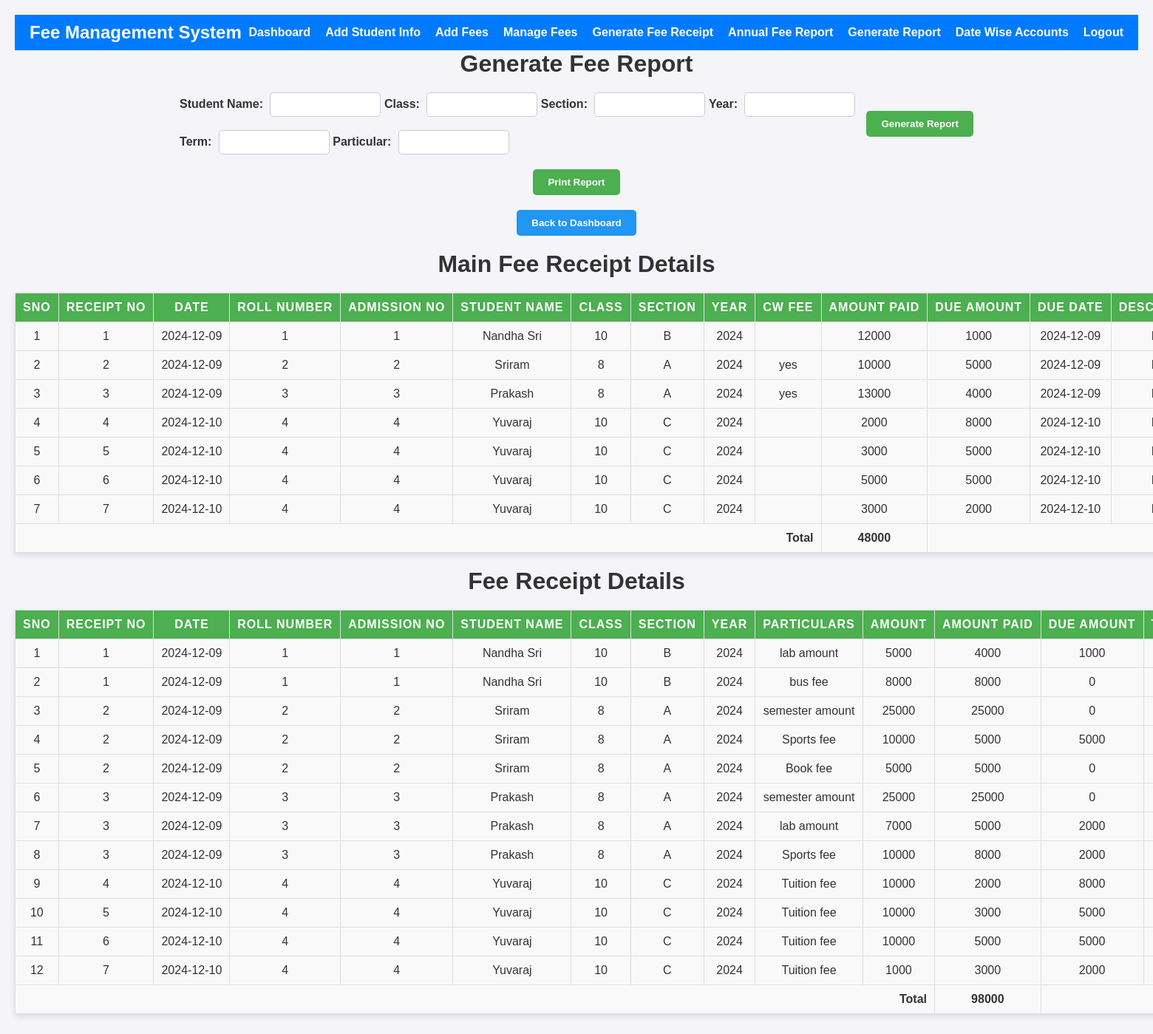
The app's page /fee_management/modules/generate_report.php with its own data.
### tables this page shows
CREATE TABLE `main_feereceipt` (
  `feereceipt_id` int(11) NOT NULL,
  `Sno` int(11) NOT NULL,
  `Feereceiptno` varchar(10) NOT NULL,
  `date` date NOT NULL DEFAULT current_timestamp(),
  `StudentRollNumber` varchar(20) NOT NULL,
  `addmissionno` varchar(10) NOT NULL,
  `Studentname` varchar(250) NOT NULL,
  `class` varchar(10) NOT NULL,
  `section` varchar(100) NOT NULL,
  `year` varchar(100) NOT NULL,
  `addclasswisefeeitem` varchar(50) DEFAULT NULL,
  `amountpaid` varchar(20) NOT NULL,
  `dueamount` varchar(20) NOT NULL,
  `term` varchar(20) DEFAULT NULL,
  `duedate` date NOT NULL DEFAULT current_timestamp(),
  `description` text NOT NULL
);

CREATE TABLE `feereceipt` (
  `id` int(11) NOT NULL,
  `Sno` int(11) NOT NULL,
  `Feereceiptno` varchar(10) NOT NULL,
  `date` date NOT NULL DEFAULT current_timestamp(),
  `StudentRollNumber` varchar(20) NOT NULL,
  `addmissionno` varchar(10) NOT NULL,
  `Studentname` varchar(250) NOT NULL,
  `class` varchar(10) NOT NULL,
  `section` varchar(100) NOT NULL,
  `year` varchar(100) NOT NULL,
  `particulars` varchar(280) NOT NULL,
  `amount` varchar(20) NOT NULL,
  `amountpaid` varchar(20) NOT NULL,
  `dueamount` varchar(20) NOT NULL,
  `term` varchar(20) NOT NULL,
  `duedate` date NOT NULL DEFAULT current_timestamp(),
  `description` text NOT NULL
);

CREATE TABLE `class_wise_fee` (
  `id` int(11) NOT NULL,
  `class` varchar(20) NOT NULL,
  `section` varchar(30) NOT NULL,
  `year` varchar(20) NOT NULL,
  `term` varchar(100) NOT NULL,
  `particulars` varchar(50) NOT NULL,
  `amount` varchar(50) NOT NULL
);

### fee_management/modules/generate_report.php (the view, shortened to what this page needs)
<?php
include '../config/db.php';
include '../template/header.php';
$Studentname = $_GET['Studentname'] ?? '';
$class = $_GET['class'] ?? '';
$section = $_GET['section'] ?? '';
$year = $_GET['year'] ?? '';
$particulars = $_GET['particulars'] ?? '';
$term = $_GET['term'] ?? '';
$query = "SELECT * FROM feereceipt WHERE 1=1";
$query .= " ORDER BY id ASC";
$stmt = $conn->prepare($query);
$stmt->execute();
$results = $stmt->fetchAll(PDO::FETCH_ASSOC);
$query2 = "SELECT * FROM class_wise_fee WHERE 1=1";
$stmt2 = $conn->prepare($query2);
$stmt2->execute();
$classWiseFeeResults = $stmt2->fetchAll(PDO::FETCH_ASSOC);
$query3 = "SELECT * FROM main_feereceipt WHERE 1=1";
$stmt3 = $conn->prepare($query3);
$stmt3->execute();
$mainFeereceiptResults = $stmt3->fetchAll(PDO::FETCH_ASSOC);
?>
<!DOCTYPE html>
<html lang="en">
<head>
</head>
<body>
    <h2>Generate Fee Report</h2>
   <form method="get" action="generate_report.php">
        <div class="form-row">
            <div class="form-group col-md-4">
                <label for="Studentname">Student Name:</label>
                <input type="text" id="Studentname" name="Studentname" value="<?= htmlspecialchars($Studentname) ?>">
                <label for="class">Class:</label>
                <input type="text" id="class" name="class" value="<?= htmlspecialchars($class) ?>">
                <label for="section">Section:</label>
                <input type="text" id="section" name="section" value="<?= htmlspecialchars($section) ?>">
                <label for="year">Year:</label>
                <input type="text" id="year" name="year" value="<?= htmlspecialchars($year) ?>">
            </div>
            <div class="form-group col-md-4">
                <label for="term">Term:</label>
                <input type="text" id="term" name="term" value="<?= htmlspecialchars($term) ?>">
                <label for="particulars">Particular:</label>
                <input type="text" id="particulars" name="particulars" value="<?= htmlspecialchars($particulars) ?>">
            </div>
        </div>
        <button type="submit">Generate Report</button>
    </form>
 <button id="printButton" onclick="printReport()">Print Report</button>
    <button id="backButton" onclick="window.location.href='../dashboard.php'">Back to Dashboard</button>
  <h2>Main Fee Receipt Details</h2>
    <table>
        <thead>
            <tr>
                <th>Sno</th>
                <th>Receipt No</th>
                <th>Date</th>
                <th>Roll Number</th>
                <th>Admission No</th>
                <th>Student Name</th>
                <th>Class</th>
                <th>Section</th>
                <th>Year</th>
                <th>CW Fee</th>
                <th>Amount Paid</th>
                <th>Due Amount</th>
                <th>Due Date</th>
                <th>Description</th>
            </tr>
        </thead>
        <tbody>
            <?php
            $totalMainAmountPaid = 0;
            $i=1;
            if (count($mainFeereceiptResults) > 0) {
                foreach ($mainFeereceiptResults as $row) {
                    $amountPaid = $row['amountpaid'] ?? 0;
                    $dueAmount = $row['dueamount'] ?? 0;
                    $totalMainAmountPaid += $amountPaid;
                    echo "<td>".$i++."</td>";
                    echo "<td>" . htmlspecialchars($row['Feereceiptno']) . "</td>";
                    echo "<td>" . htmlspecialchars($row['date']) . "</td>";
                    echo "<td>" . htmlspecialchars($row['StudentRollNumber']) . "</td>";
                    echo "<td>" . htmlspecialchars($row['addmissionno']) . "</td>";
                    echo "<td>" . htmlspecialchars($row['Studentname']) . "</td>";
                    echo "<td>" . htmlspecialchars($row['class']) . "</td>";
                    echo "<td>" . htmlspecialchars($row['section']) . "</td>";
                    echo "<td>" . htmlspecialchars($row['year']) . "</td>";
                    echo "<td>" . htmlspecialchars($row['addclasswisefeeitem']) . "</td>";
                    echo "<td>" . htmlspecialchars($amountPaid) . "</td>";
                    echo "<td>" . htmlspecialchars($dueAmount) . "</td>";
                    echo "<td>" . htmlspecialchars($row['duedate']) . "</td>";
                    echo "<td>" . htmlspecialchars($row['description']) . "</td>";
                }
                echo "<tr style='font-weight: bold; background-color: #f9f9f9;'>";
                echo "<td colspan='10' style='text-align: right;'>Total</td>";
                echo "<td>" . htmlspecialchars($totalMainAmountPaid) . "</td>";
                echo "<td colspan='3'></td>";
                echo "</tr>";
            } else {
                echo "<tr><td colspan='16'>No main fee receipt records found</td></tr>";
            }
            ?>
        </tbody>
    </table>
    <h2>Fee Receipt Details</h2>
    <table>
        <thead>
            <tr>
                <th>Sno</th>
                <th>Receipt No</th>
                <th>Date</th>
                <th>Roll Number</th>
                <th>Admission No</th>
                <th>Student Name</th>
                <th>Class</th>
                <th>Section</th>
                <th>Year</th>
                <th>Particulars</th>
                <th>Amount</th>
                <th>Amount Paid</th>
                <th>Due Amount</th>
                <th>Term</th>
            </tr>
        </thead>
        <tbody>
            <?php
            $totalAmountPaid = 0;
            $i=1;
              if (count($mainFeereceiptResults) > 0) {
                foreach ($mainFeereceiptResults as $mainrow) {
                    $mFeereceiptno=$mainrow['Feereceiptno'];
                     $date=$mainrow['date'];
                    $StudentRollNumber=$mainrow['StudentRollNumber'];
                    $addmissionno=$mainrow['addmissionno'];
                    $Studentname=$mainrow['Studentname'];$class=$mainrow['class'];
                    $section=$mainrow['section'];
                    $year=$mainrow['year'];
                    $addclasswisefeeitem=$mainrow['addclasswisefeeitem'];
                    $term=$mainrow['term'];
                if($addclasswisefeeitem=="yes")
                    {
                        foreach ($classWiseFeeResults as $cwfrow) {
                              $amount = $cwfrow['amount'] ?? 0;
                              $particulars = $cwfrow['particulars'] ?? 0;
                              $amountPaid = $amount;
                              $dueamount = 0;
                              echo "<tr>";
                    echo "<td>".$i++."</td>";
                    echo "<td>" . htmlspecialchars($mFeereceiptno) . "</td>";
                    echo "<td>" . htmlspecialchars($date). "</td>";
                    echo "<td>" . htmlspecialchars($StudentRollNumber). "</td>";
                    echo "<td>" . htmlspecialchars($addmissionno). "</td>";
                    echo "<td>" . htmlspecialchars($Studentname). "</td>";
                    echo "<td>" . htmlspecialchars($class). "</td>";
                    echo "<td>" . htmlspecialchars($section). "</td>";
                    echo "<td>" . htmlspecialchars($year). "</td>";
                    echo "<td>" . htmlspecialchars($particulars). "</td>";
                    echo "<td>" . htmlspecialchars($amount) . "</td>";
                    echo "<td>" . htmlspecialchars($amountPaid) . "</td>";
                    echo "<td>" . htmlspecialchars($dueamount) . "</td>";
                    echo "<td>" . htmlspecialchars($term). "</td>";
                    echo "</tr>";
                    $totalAmountPaid += $amountPaid;
                        }
                    }
            if (count($results) > 0) {
                foreach ($results as $row) {
                     $frFeereceiptno=$row['Feereceiptno'];
                    $particulars=$row['particulars'];
                    $amount = $row['amount'] ?? 0;
                     if($frFeereceiptno==$mFeereceiptno&&$particulars!=""&&$amount!="")
                     {
                    $amountPaid = $row['amountpaid'] ?? 0;
                    $totalAmountPaid += $amountPaid;
                    $dueamount=$row['dueamount'];
                    echo "<tr>";
                    echo "<td>".$i++."</td>";
                    echo "<td>" . htmlspecialchars($row['Feereceiptno'] ?? '') . "</td>";
                    echo "<td>" . htmlspecialchars($row['date'] ?? '') . "</td>";
                    echo "<td>" . htmlspecialchars($row['StudentRollNumber'] ?? '') . "</td>";
                    echo "<td>" . htmlspecialchars($row['addmissionno'] ?? '') . "</td>";
                    echo "<td>" . htmlspecialchars($row['Studentname'] ?? '') . "</td>";
                    echo "<td>" . htmlspecialchars($row['class'] ?? '') . "</td>";
                    echo "<td>" . htmlspecialchars($row['section'] ?? '') . "</td>";
                    echo "<td>" . htmlspecialchars($row['year'] ?? '') . "</td>";
                    echo "<td>" . htmlspecialchars($row['particulars'] ?? '') . "</td>";
                    echo "<td>" . htmlspecialchars($amount) . "</td>";
                    echo "<td>" . htmlspecialchars($amountPaid) . "</td>";
                    echo "<td>" . htmlspecialchars($dueamount) . "</td>";
                    echo "<td>" . htmlspecialchars($row['term'] ?? '') . "</td>";
                    echo "</tr>";
                }
                }
            }
        }
        echo "<tr style='font-weight: bold; background-color: #f9f9f9;'>";
                echo "<td colspan='11' style='text-align: right;'>Total</td>";
                echo "<td>" . htmlspecialchars($totalAmountPaid) . "</td>";
                echo "<td colspan='3'></td>";
                echo "</tr>";
            } else {
                echo "<tr><td colspan='15'>No records found</td></tr>";
            }
            ?>
        </tbody>
    </table>
</body>
</html>

### scholarship_management/assets/css/styles.css (style rules this page uses)
* { margin: 0; padding: 0; box-sizing: border-box; }
body { font-family: 'Segoe UI', Tahoma, Geneva, Verdana, sans-serif; background-color: #f0f2f5; padding: 20px; color: #333; }
h2 { font-size: 2rem; color: #007bff; text-align: center; margin-bottom: 20px; font-weight: bold; }
table { width: 100%; border-collapse: collapse; margin-bottom: 20px; table-layout: auto; }
th, td { padding: 10px; text-align: left; border-bottom: 2px solid #ddd; white-space: nowrap; }
th { background-color: #007bff; color: #fff; font-weight: bold; text-transform: uppercase; letter-spacing: 1px; }
td { background-color: #f9f9f9; }

### fee_management/modules/generate_report.php (style rules this page uses)
body { font-family: Arial, sans-serif; background-color: #f4f4f9; color: #333; margin: 0; padding: 20px; }
h2 { text-align: center; color: #333; margin-bottom: 20px; }
form { display: flex; justify-content: center; align-items: center; gap: 15px; margin-bottom: 20px; }
form label { font-weight: bold; margin-right: 5px; }
form input[type="text"] { padding: 8px; border-radius: 5px; border: 1px solid #ccc; width: 150px; }
form button { padding: 10px 20px; background-color: #4CAF50; color: #fff; border: none; border-radius: 5px; cursor: pointer; font-weight: bold; }
table { width: 100%; border-collapse: collapse; margin-top: 20px; box-shadow: 0px 4px 8px rgba(0, 0, 0, 0.1); }
table th, table td { padding: 10px; text-align: center; border: 1px solid #ddd; }
table th { background-color: #4CAF50; color: white; font-weight: bold; }
table tr:nth-child(even) { background-color: #f9f9f9; }
#printButton, #backButton { display: block; margin: 20px auto; padding: 10px 20px; color: #fff; border: none; border-radius: 5px; cursor: pointer; font-weight: bold; text-align: center; }
#printButton { background-color: #4CAF50; }
#backButton { background-color: #2196F3; }

### records on screen
main_feereceipt: Feereceiptno "1", date "2024-12-09", StudentRollNumber "1", addmissionno "1", Studentname "Nandha Sri", class "10", section "B", year "2024", amountpaid "12000", dueamount "1000", duedate "2024-12-09"
main_feereceipt: Feereceiptno "2", date "2024-12-09", StudentRollNumber "2", addmissionno "2", Studentname "Sriram", class "8", section "A", year "2024", addclasswisefeeitem "yes", amountpaid "10000", dueamount "5000", duedate "2024-12-09"
main_feereceipt: Feereceiptno "3", date "2024-12-09", StudentRollNumber "3", addmissionno "3", Studentname "Prakash", class "8", section "A", year "2024", addclasswisefeeitem "yes", amountpaid "13000", dueamount "4000", duedate "2024-12-09"
main_feereceipt: Feereceiptno "4", date "2024-12-10", StudentRollNumber "4", addmissionno "4", Studentname "Yuvaraj", class "10", section "C", year "2024", amountpaid "2000", dueamount "8000", duedate "2024-12-10"
main_feereceipt: Feereceiptno "5", date "2024-12-10", StudentRollNumber "4", addmissionno "4", Studentname "Yuvaraj", class "10", section "C", year "2024", amountpaid "3000", dueamount "5000", duedate "2024-12-10"
main_feereceipt: Feereceiptno "6", date "2024-12-10", StudentRollNumber "4", addmissionno "4", Studentname "Yuvaraj", class "10", section "C", year "2024", amountpaid "5000", dueamount "5000", duedate "2024-12-10"
main_feereceipt: Feereceiptno "7", date "2024-12-10", StudentRollNumber "4", addmissionno "4", Studentname "Yuvaraj", class "10", section "C", year "2024", amountpaid "3000", dueamount "2000", duedate "2024-12-10"
feereceipt: Feereceiptno "1", date "2024-12-09", StudentRollNumber "1", addmissionno "1", Studentname "Nandha Sri", class "10", section "B", year "2024", particulars "lab amount", amount "5000", amountpaid "4000", dueamount "1000"
feereceipt: Feereceiptno "1", date "2024-12-09", StudentRollNumber "1", addmissionno "1", Studentname "Nandha Sri", class "10", section "B", year "2024", particulars "bus fee", amount "8000", amountpaid "8000", dueamount "0"
class_wise_fee: particulars "semester amount", amount "25000", dueamount "0"
feereceipt: Feereceiptno "2", date "2024-12-09", StudentRollNumber "2", addmissionno "2", Studentname "Sriram", class "8", section "A", year "2024", particulars "Sports fee", amount "10000", amountpaid "5000", dueamount "5000"
feereceipt: Feereceiptno "2", date "2024-12-09", StudentRollNumber "2", addmissionno "2", Studentname "Sriram", class "8", section "A", year "2024", particulars "Book fee", amount "5000", amountpaid "5000", dueamount "0"
feereceipt: Feereceiptno "3", date "2024-12-09", StudentRollNumber "3", addmissionno "3", Studentname "Prakash", class "8", section "A", year "2024", particulars "lab amount", amount "7000", amountpaid "5000", dueamount "2000"
feereceipt: Feereceiptno "3", date "2024-12-09", StudentRollNumber "3", addmissionno "3", Studentname "Prakash", class "8", section "A", year "2024", particulars "Sports fee", amount "10000", amountpaid "8000", dueamount "2000"
feereceipt: Feereceiptno "4", date "2024-12-10", StudentRollNumber "4", addmissionno "4", Studentname "Yuvaraj", class "10", section "C", year "2024", particulars "Tuition fee", amount "10000", amountpaid "2000", dueamount "8000"
feereceipt: Feereceiptno "5", date "2024-12-10", StudentRollNumber "4", addmissionno "4", Studentname "Yuvaraj", class "10", section "C", year "2024", particulars "Tuition fee", amount "10000", amountpaid "3000", dueamount "5000"
feereceipt: Feereceiptno "6", date "2024-12-10", StudentRollNumber "4", addmissionno "4", Studentname "Yuvaraj", class "10", section "C", year "2024", particulars "Tuition fee", amount "10000", amountpaid "5000", dueamount "5000"
feereceipt: Feereceiptno "7", date "2024-12-10", StudentRollNumber "4", addmissionno "4", Studentname "Yuvaraj", class "10", section "C", year "2024", particulars "Tuition fee", amount "1000", amountpaid "3000", dueamount "2000"

### other values on screen
$totalMainAmountPaid "48000"
$totalAmountPaid "98000"
